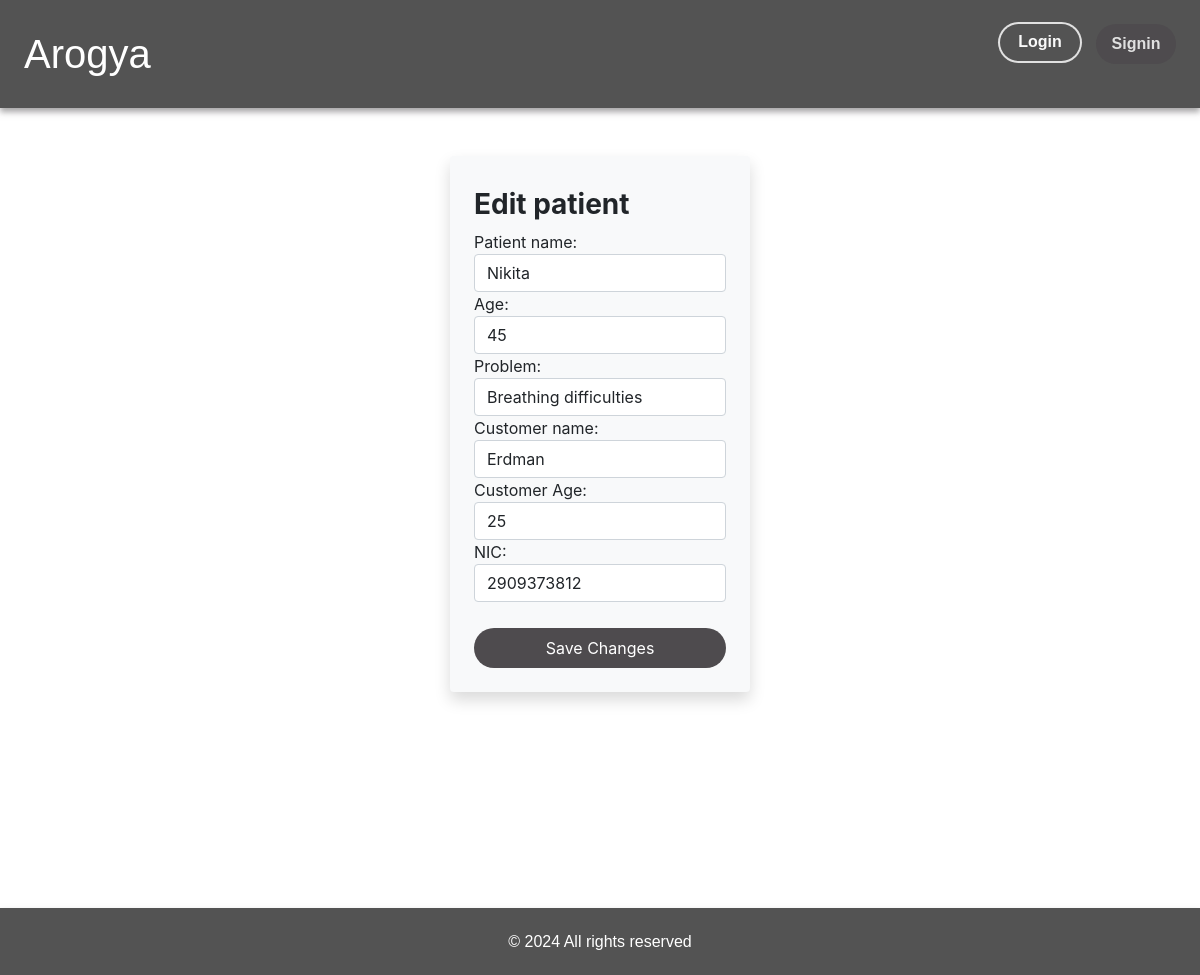
/store/edit_patient/1/, run on the app's committed database.
### store/models.py (models this page shows, shortened)
class Patient(models.Model):
    patient_id = models.AutoField(primary_key=True)
    patient_name = models.CharField(max_length=100)
    age = models.IntegerField()
    sex = models.CharField(max_length=10)
    problem = models.CharField(max_length=1000)
    customer_name = models.CharField(max_length=100)
    customer_age = models.IntegerField(MinValueValidator(19))
    nic = models.CharField(max_length=50)

### store/views.py (the view, shortened to what this page needs)
# urls.py: path('edit_patient/<int:patient_id>/', views.edit_patient, name="edit_patient"),
def edit_patient(request, patient_id):
    patient = get_object_or_404(Patient, patient_id=patient_id)
    return render(request, 'store/edit_patient.html', {'patient': patient})

### store/Templates/store/edit_patient.html (shortened to what this page needs)
{% extends "store/base.html" %}
{% block content %}
<div class="d-flex justify-content-center align-items-start min-vh-100 pt-5">
    <form class="form bg-light p-4 rounded shadow" method="post" action="{% url 'edit_patient' patient.patient_id %}" style="width: 300px;">
        <div class="form-group mb-3">
            <h2 class="fs-3 py-2 fw-bold">Edit patient</h2>
            <label for="patient_name">Patient name:</label>
            <input type="text" id="patient_name" name="patient_name" value="{{ patient.patient_name }}" required class="form-control">
            <label for="age">Age:</label>
            <input type="number" id="age" name="age" value="{{ patient.age }}" required class="form-control">
            <label for="problem">Problem:</label>
            <input type="text" id="problem" name="problem" value="{{ patient.problem }}" required class="form-control">
            <label for="customer_name">Customer name:</label>
            <input type="text" id="customer_name" name="customer_name" value="{{ patient.customer_name }}" required class="form-control">
            <label for="customer_age">Customer Age:</label>
            <input type="number" id="customer_age" name="customer_age" value="{{ patient.customer_age }}" min="19" required class="form-control">
            <label for="nic">NIC:</label>
            <input type="text" id="nic" name="nic" value="{{ patient.nic }}" required class="form-control">
        </div>
        <button class="btn btn-primary w-100" type="submit">Save Changes</button>
    </form>
</div>
{% endblock %}

### data on the page
Patient: patient_name "Nikita", age "45", problem "Breathing difficulties", customer_name "Erdman", customer_age "25", nic "2909373812"
